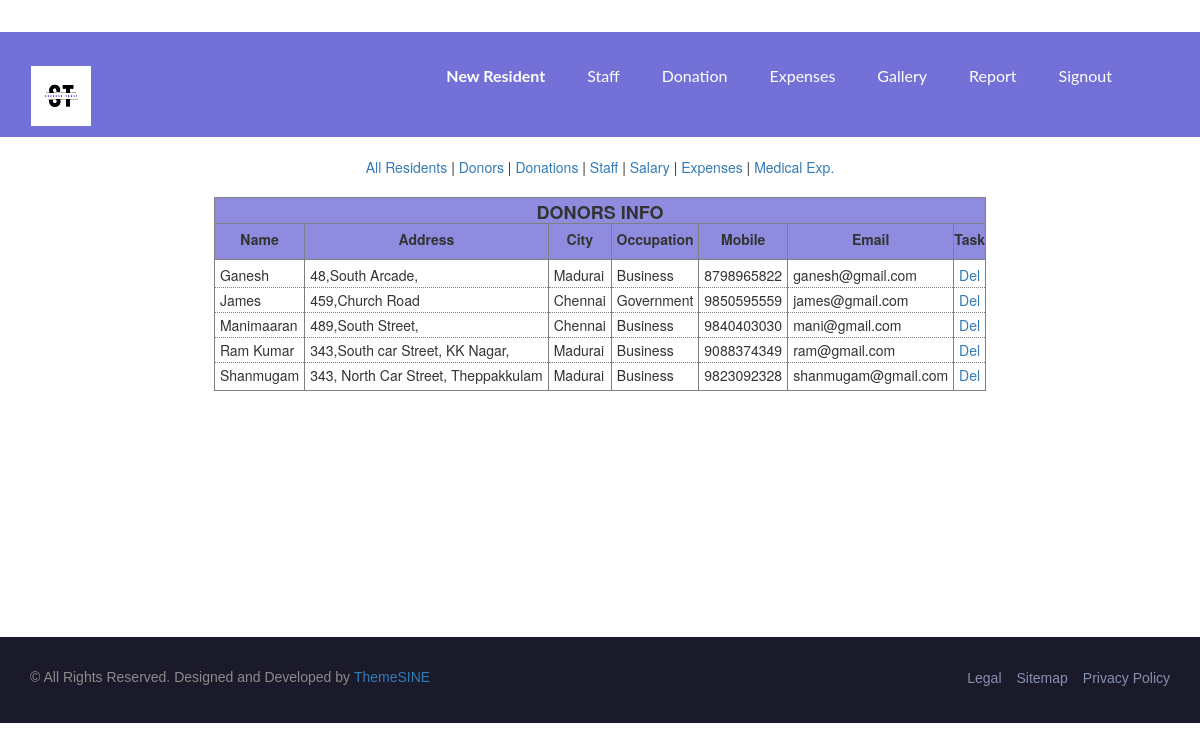
/viva/viewdonors.php (signed in), run on the app's committed database.
### tables this page shows
CREATE TABLE IF NOT EXISTS `donor` (
  `name` varchar(50) NOT NULL,
  `gender` varchar(10) NOT NULL,
  `addr` varchar(100) NOT NULL,
  `city` varchar(30) NOT NULL,
  `occupation` varchar(20) NOT NULL,
  `mobile` varchar(15) NOT NULL,
  `email` varchar(100) NOT NULL,
  `pwd` varchar(50) NOT NULL,
  PRIMARY KEY (`email`)
);

### viva/viewdonors.php (the view, shortened to what this page needs)
<?php
include './adminheader.php';
include './reportmenu.php';
$result = mysqli_query($link, "select * from donor");
    echo "<table class='center_tab'><thead><tr><th colspan='7'><h4>DONORS  INFO</h4>";
    echo "<tr><th>Name<th>Address<th>City<th>Occupation<th>Mobile<th>Email<th>Task";
    echo "<tbody>";
        while($row = mysqli_fetch_row($result)) {
            echo "<tr>";
            foreach($row as $k=>$r) {
                if($k!=1 && $k!=7)
                    echo "<td>$r";
            }
            echo "<td><a href='viewdonors.php?did=$row[6]' onclick=\"javascript:return confirm('Are You Sure to Delete Donor Info ?')\">Del</a>";
        }
    echo "</tbody></table>";
include './footer.php';
?>

### viva/assets/css/bootsnav.css (style rules this page uses)
body { -webkit-transition: all 0.3s ease-in-out; -moz-transition: all 0.3s ease-in-out; -o-transition: all 0.3s ease-in-out; -ms-transition: all 0.3s ease-in-out; transition: all 0.3s ease-in-out; }

### viva/assets/css/style.css (style rules this page uses)
* { padding: 0; margin: 0; }
* { -webkit-box-sizing:border-box; -moz-box-sizing:border-box; -o-box-sizing:border-box; -ms-box-sizing:border-box; box-sizing:border-box; }
body { font-size:14px; background: #fff; max-width:1920px; margin:0 auto; overflow-x:hidden; }
a,a:hover,a:active,a:focus { display:inline-block; text-decoration:none; font-size:14px; padding:0; }
h1,h2,h3,h4,h5,h6 { margin: 0; text-transform: capitalize; }
html,body { height: 100%; position: relative; z-index: 2; }
table th h4 { margin:0; font-weight: bold }
.center_tab { margin: 10px auto; border:solid thin gray; border-radius: 0.5em; }
.center_tab thead tr th { border-right: solid thin gray; border-bottom: solid thin gray; padding-top: 5px; background-color: rgba(115,112,216,0.8); text-align: center; }
.center_tab thead tr:last-child th { padding-bottom: 10px; border-bottom: solid thin gray; }
.center_tab tbody tr td { padding-left: 5px; padding-right: 5px; padding-top: 2px; padding-bottom: 2px; border-right:solid thin gray; border-bottom: dotted thin gray; }
.center_tab tbody tr:first-child th, .center_tab tbody tr:first-child td { padding-top: 5px; }
.center_tab tbody tr:last-child th, .center_tab tbody tr:last-child td { padding-bottom: 5px; }
.center_tab tbody tr td:last-child { border-right: none; }

### data on the page
donor: name "Ganesh", addr "48,South Arcade,", city "Madurai", occupation "Business", mobile "8798965822", email "ganesh@gmail.com"
donor: name "James", addr "459,Church Road", city "Chennai", occupation "Government", mobile "9850595559", email "james@gmail.com"
donor: name "Manimaaran", addr "489,South Street,", city "Chennai", occupation "Business", mobile "9840403030", email "mani@gmail.com"
donor: name "Ram Kumar", addr "343,South car Street, KK Nagar,", city "Madurai", occupation "Business", mobile "9088374349", email "ram@gmail.com"
donor: name "Shanmugam", addr "343, North Car Street, Theppakkulam", city "Madurai", occupation "Business", mobile "9823092328", email "shanmugam@gmail.com"
